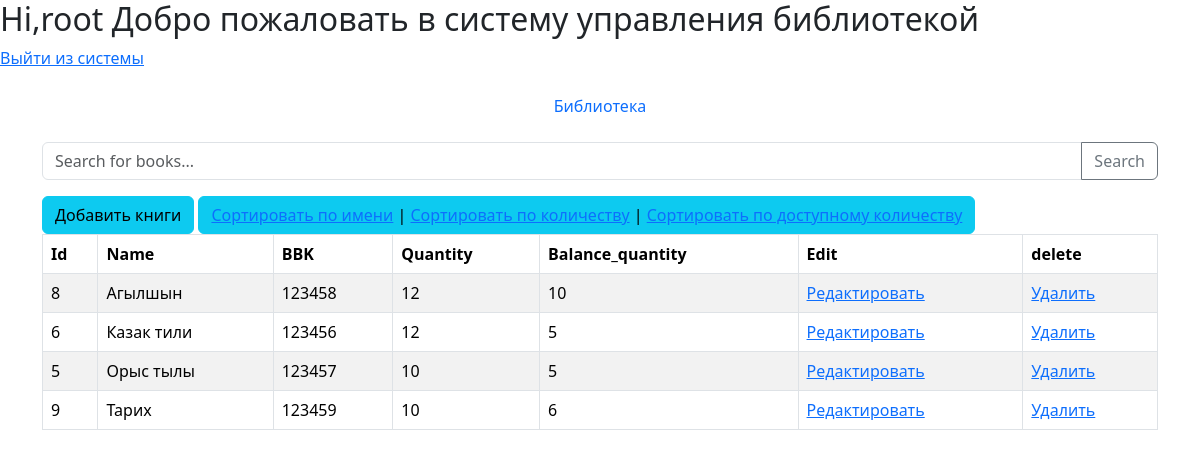
The app's page / (signed in) with its own data.
### myapp/models.py (models this page shows, shortened)
class Book(models.Model):
    name = models.CharField(max_length=255)
    bbk = models.CharField(max_length=100, verbose_name="BBK")
    quantity = models.IntegerField(verbose_name="Quantity")
    balance_quantity = models.IntegerField(verbose_name="Balance Quantity")

### myapp/views.py (the view)
# urls.py: path('', views.index, name='index'),
def index(request):
    sort = request.GET.get('sort', 'name')  # Устанавливаем 'name' как значение по умолчанию для сортировки
    search_query = request.GET.get('q', '')  # Получаем поисковый запрос
    books = Book.objects.all()
    if search_query:
        books = books.filter(
            Q(name__icontains=search_query) |
            Q(bbk__icontains=search_query)
        )
    if sort in ['name', 'quantity', 'balance_quantity', 'bbk', 'id']:
        books = books.order_by(sort)
    return render(request, 'myapp/index.html', {'books': books, 'current_sort': sort})

### myapp/templates/myapp/index.html (shortened to what this page needs)
<html lang="en">
<head>
    <link href="https://cdn.jsdelivr.net/npm/bootstrap@5.3.2/dist/css/bootstrap.min.css" rel='stylesheet'>
</head>
<body>
    <h2>Hi,<span class="error_info">{{ request.user.username }}</span> Добро пожаловать в систему управления библиотекой</h2>
    <span><a href="{% url "myapp:logout" %}">Выйти из системы</a></span>
    <header class="d-flex justify-content-center py-3">
        <ul class="nav nav-pills">
          <li class="nav-item"><a href="{% url 'myapp:index' %}" class="nav-link">Библиотека</a></li>
        </ul>
      </header>
    <div class="container">
 <form method="get" action="{% url 'myapp:index' %}">
    <div class="input-group mb-3">
        <input type="text" class="form-control" placeholder="Search for books..." name="q"  value="{{ request.GET.q }}">
        <button class="btn btn-outline-secondary" type="submit">Search</button>
    </div>
    <a href="{% url 'myapp:add_book' %}" class="btn btn-info btn_vertical">Добавить книги</a>
    <div  class="btn btn-info btn_vertical">
        <a href="{% url 'myapp:index' %}?sort=name" class="{% if current_sort == 'name' %}active{% endif %}">Сортировать по имени</a> |
        <a href="{% url 'myapp:index' %}?sort=quantity" class="{% if current_sort == 'quantity' %}active{% endif %}">Сортировать по количеству</a> |
        <a href="{% url 'myapp:index' %}?sort=balance_quantity" class="{% if current_sort == 'balance_quantity' %}active{% endif %}">Сортировать по доступному количеству</a>
    </div>
<table id="table" class="table table-bordered table-striped">
    <thead>
    <tr>
        <th>Id</th>
        <th>Name</th>
        <th>BBK</th>
        <th>Quantity</th>
        <th>Balance_quantity</th>
        <th>Edit</th>
        <th>delete</th>
    </tr>
    </thead>
    <tbody>
    {% for book in books %}
        <tr>
            <td>{{ book.id }}</td>
            <td>{{ book.name }}</td>
            <td>{{ book.bbk}}</td>
            <td>{{ book.quantity }}</td>
            <td>{{ book.balance_quantity }}</td>
            <td><a href="edit/{{ book.pk }}/book">Редактировать</a></td>
            <td><a href="delete/{{ book.pk }}/book">Удалить</a></td>
        </tr>
    {% endfor %}
    </tbody>
</table>
    </div>
</body>
</html>

### records on screen
Book: id "8", name "Агылшын", bbk "123458", quantity "12", balance_quantity "10"
Book: id "6", name "Казак тили", bbk "123456", quantity "12", balance_quantity "5"
Book: id "5", name "Орыс тылы", bbk "123457", quantity "10", balance_quantity "5"
Book: id "9", name "Тарих", bbk "123459", quantity "10", balance_quantity "6"
